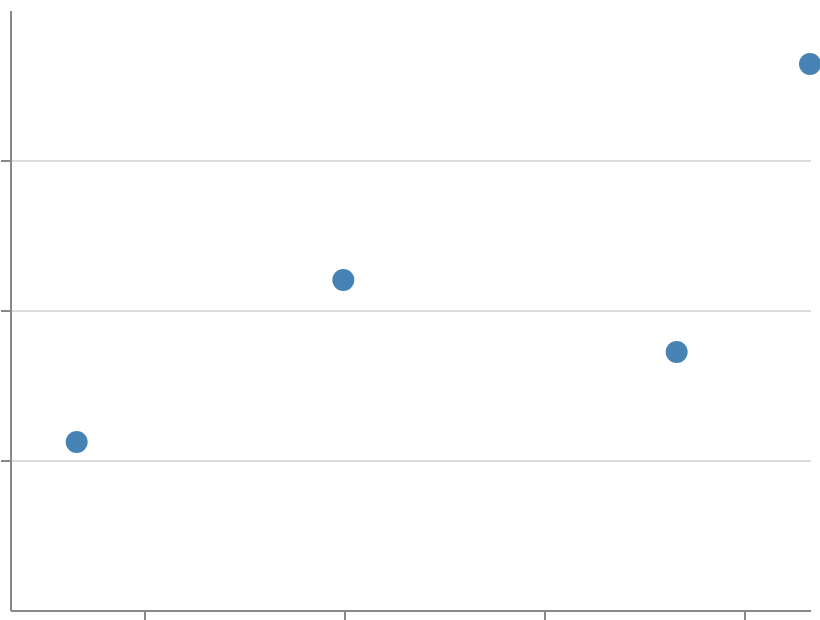

Write a Vega-Lite specification for this figure.
### Vega specification from a JSON file in a GitHub repository (floating-point values rounded to 4 significant figures)
{"$schema": "https://vega.github.io/schema/vega/v6.json", "width": 400, "height": 300, "padding": 5, "autosize": "none", "data": [{"name": "table", "values": [{"a": 1, "b": 28}, {"a": 5, "b": 55}, {"a": 10, "b": 43}, {"a": 12, "b": 91}]}], "scales": [{"name": "xscale", "type": "linear", "domain": {"data": "table", "field": "a"}, "range": "width"}, {"name": "yscale", "type": "linear", "domain": {"data": "table", "field": "b"}, "nice": true, "range": "height"}], "axes": [{"orient": "bottom", "scale": "xscale", "values": [2, 5, 8, 11], "labels": false}, {"orient": "left", "scale": "yscale", "values": [25, 50, 75], "labels": false, "grid": true}], "marks": [{"type": "symbol", "from": {"data": "table"}, "encode": {"update": {"x": {"scale": "xscale", "field": "a"}, "y": {"scale": "yscale", "field": "b"}, "size": {"value": 121}, "fill": {"value": "steelblue"}}}}]}
